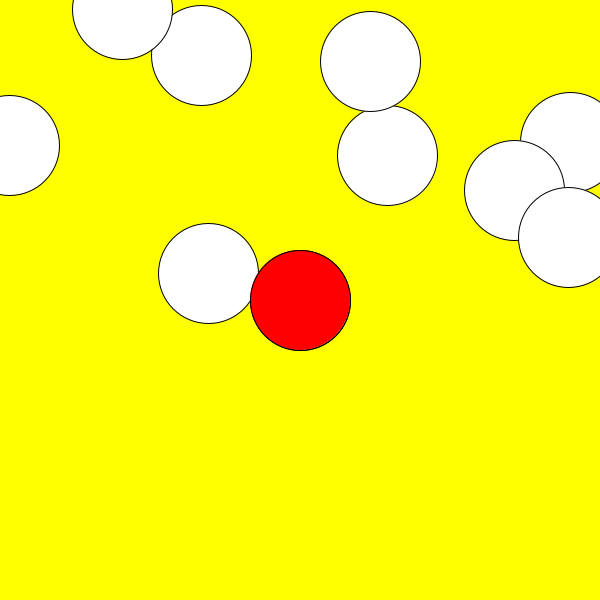
Frame 1 (no input)
Frame 60 (the mouse pressed at the canvas centre just before this capture): identical to frame 1, image omitted
Frame 120 (the mouse held since frame 60 and released just before this capture): identical to frame 1, image omitted

The Processing sketch that drew this single still picture (run headless with seeded random() and noise(); from frame 60 on, the mouse is pressed at the canvas centre):

// Processing sketch: L4arrays4
// ── L4arrays4.pde
float [] x, y, r;
float d;
void setup() {
  size(600, 600);
  x = new float[10];
  y = new float[10];
  r = new float[10];
  for (int i=0; i<10; i++) {
    x[i] = random(width);
    y[i] = random(height);
    r[i] = 50;
  }
  x[3] = width/2;
  y[3] = height/2;
}
void draw() {
  background(255, 255, 0);
  for (int i=0; i<10; i++) {
    circle(x[i], y[i], 2*r[i]);
  }
  fill(255, 0, 0);
  circle(x[3], y[3], 2*r[3]);
  fill(255);
}
void mouseReleased() {
  for (int i=0; i<10; i++) {
    if (i != 3) {
      d = distance(mouseX, mouseY, x[i], y[i]);
      if (d<r[i]) r[i] *= 0.5;
    }
  }
}
float distance(float a1, float b1, float a2, float b2) {
  float dis;
  dis = sqrt((a1-a2)*(a1-a2)+(b1-b2)*(b1-b2));
  return dis;
}
